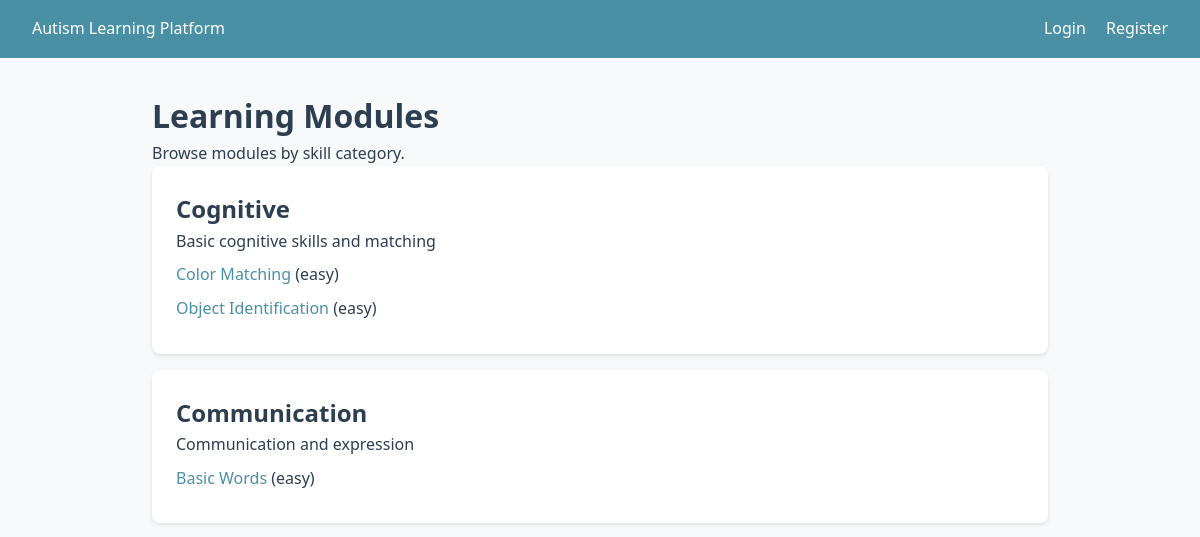
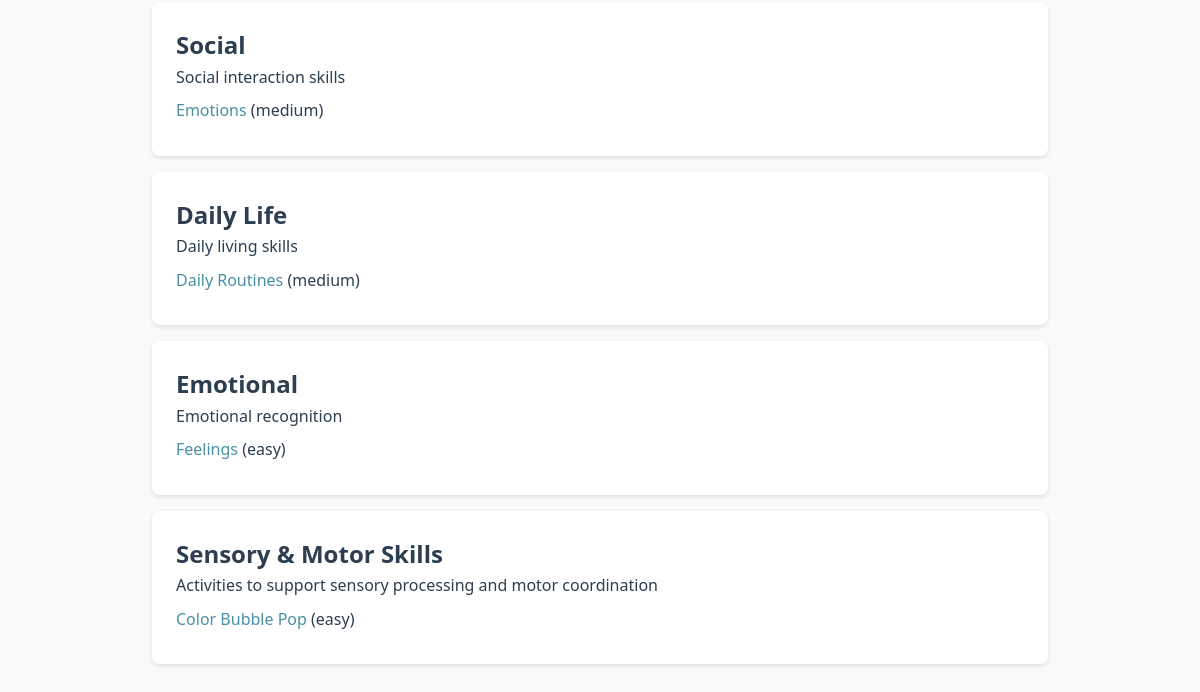
Page /learning/modules/ on the earlier database version (2 pictures, top to bottom).
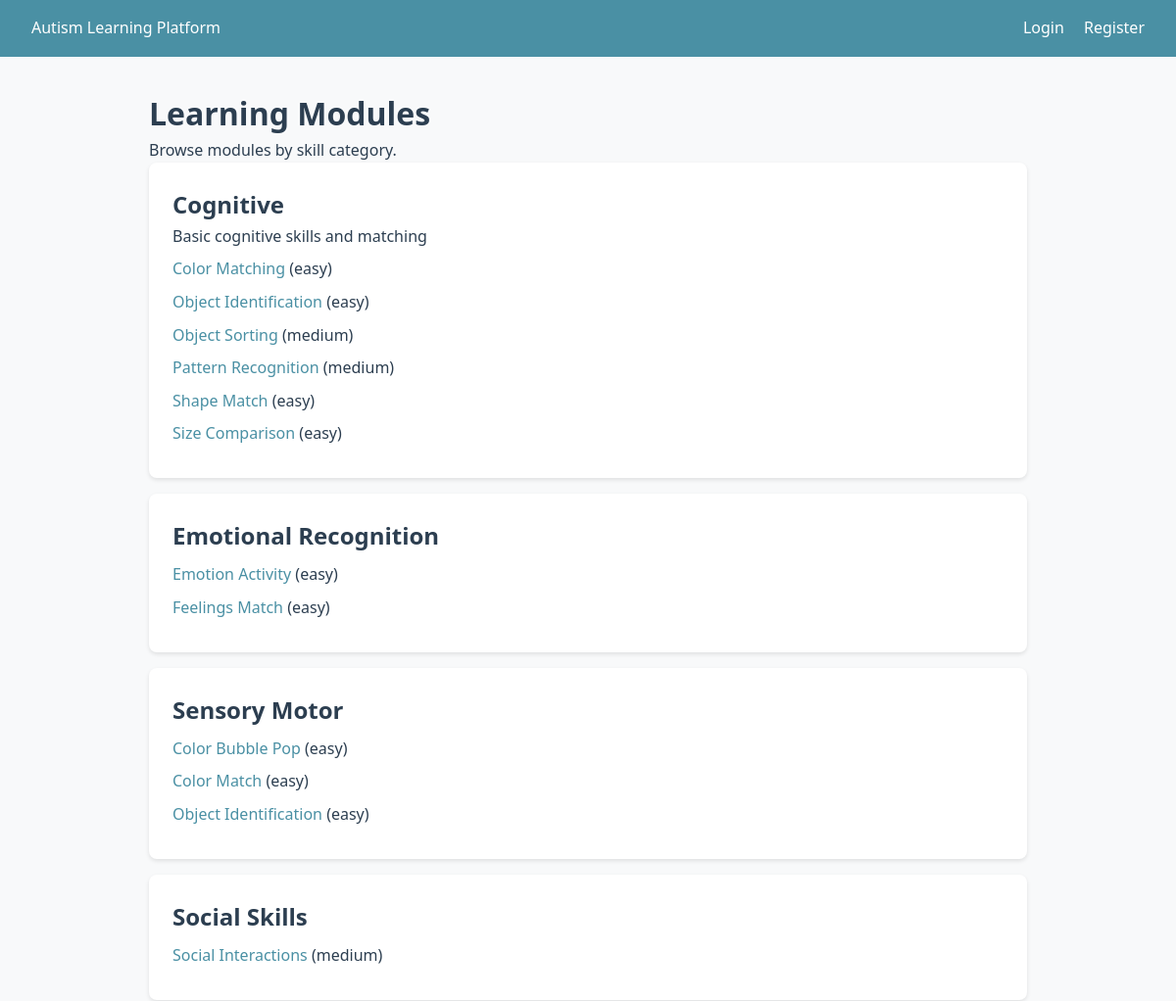
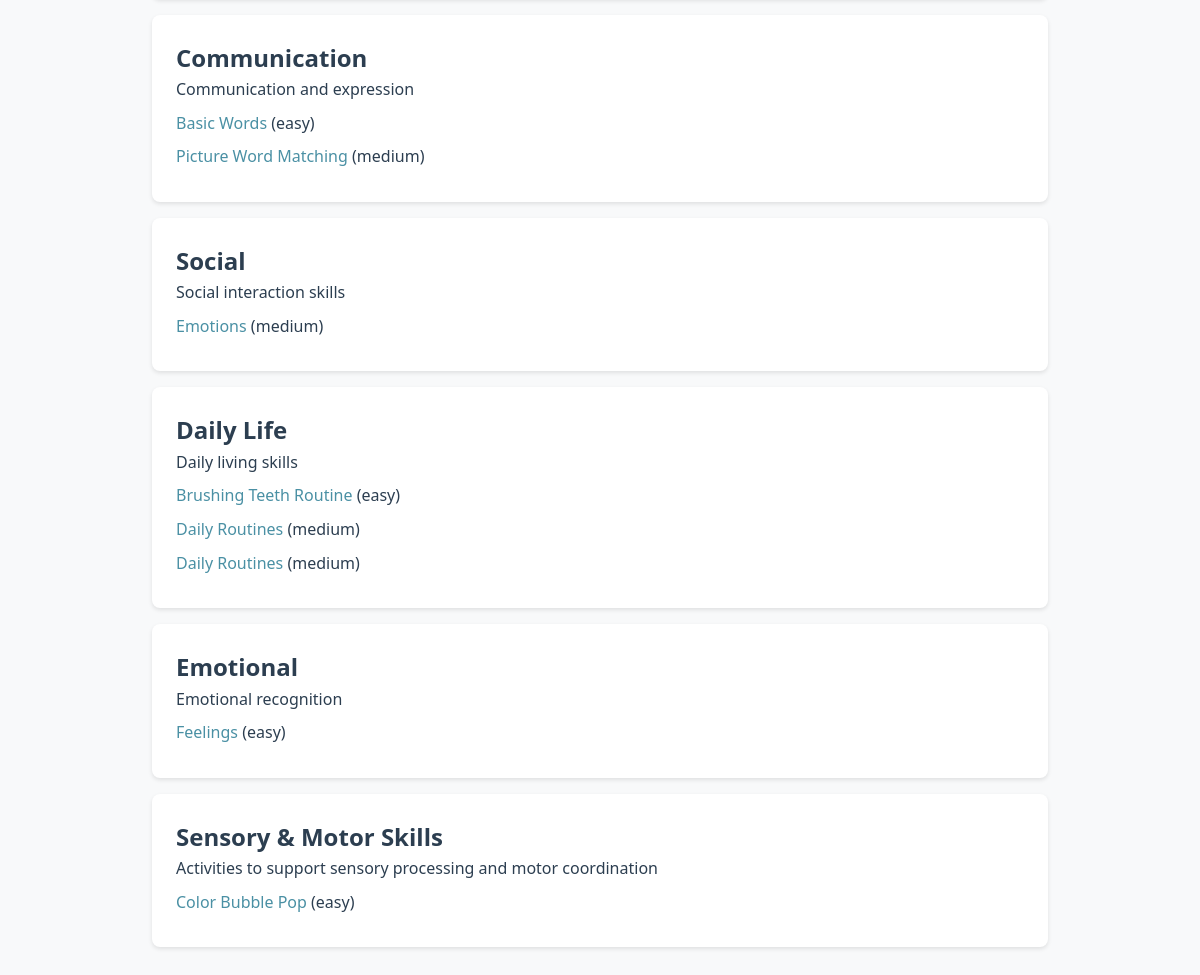
Same page on the later database version (2 pictures, top to bottom).
### learning/models.py (models this page shows, shortened)
class LearningModule(models.Model):
    class SkillCategory(models.TextChoices):
        COMMUNICATION = "communication", "Communication"
        SOCIAL = "social", "Social Skills"
        COGNITIVE = "cognitive", "Cognitive"
        DAILY = "daily", "Daily Life Skills"
        EMOTIONAL = "emotional", "Emotional Recognition"
    name = models.CharField(max_length=200)
    description = models.TextField(blank=True)
    category = models.CharField(
        max_length=20,
        choices=SkillCategory.choices,
        default=SkillCategory.COGNITIVE,
    )
    icon = models.ImageField(upload_to="module_icons/", blank=True, null=True)
    order = models.PositiveIntegerField(default=0)
    is_active = models.BooleanField(default=True)
    created_at = models.DateTimeField(auto_now_add=True)
    updated_at = models.DateTimeField(auto_now=True)
    class Meta:
        ordering = ["order", "name"]

class LearningActivity(models.Model):
    class Difficulty(models.TextChoices):
        EASY = "easy", "Easy"
        MEDIUM = "medium", "Medium"
        HARD = "hard", "Hard"
    module = models.ForeignKey(
        LearningModule,
        on_delete=models.CASCADE,
        related_name="activities",
    )
    title = models.CharField(max_length=200)
    description = models.TextField(blank=True)
    difficulty = models.CharField(
        max_length=10,
        choices=Difficulty.choices,
        default=Difficulty.EASY,
    )
    image = models.ImageField(upload_to="activity_images/", blank=True, null=True)
    audio_guide = models.FileField(
        upload_to="activity_audio/",
        blank=True,
        null=True,
        help_text="Audio guidance for the activity",
    )
    video_url = models.URLField(blank=True, null=True)
    template_name = models.CharField(
        max_length=100,
        blank=True,
        help_text="Template to render (e.g. color_match, object_identification)",
    )
    order = models.PositiveIntegerField(default=0)
    reward_points = models.PositiveIntegerField(default=10)
    is_active = models.BooleanField(default=True)
    created_at = models.DateTimeField(auto_now_add=True)
    updated_at = models.DateTimeField(auto_now=True)
    class Meta:
        ordering = ["module", "order", "title"]
        verbose_name_plural = "Learning activities"

### learning/views.py (the view)
# urls.py: path("modules/", views.module_list, name="module_list"),
def module_list(request):
    modules = LearningModule.objects.filter(is_active=True).prefetch_related("activities")
    return render(request, "learning/module_list.html", {"modules": modules})

### templates/learning/module_list.html (shortened to what this page needs)
{% extends "base.html" %}
{% block content %}
<h1>Learning Modules</h1>
<p>Browse modules by skill category.</p>
{% for module in modules %}
<div class="card">
    <h2>{{ module.name }}</h2>
    <p>{{ module.description|default:"" }}</p>
    <ul>
        {% for activity in module.activities.all %}
        <li><a href="{% url 'learning:activity_detail' pk=activity.pk %}">{{ activity.title }}</a> ({{ activity.difficulty }})</li>
        {% empty %}
        <li>No activities in this module yet.</li>
        {% endfor %}
    </ul>
</div>
{% empty %}
<p>No modules available yet.</p>
{% endfor %}
{% endblock %}

### templates/base.html (shortened to what this page needs)
<!DOCTYPE html>
<html lang="en">
<head>
</head>
<body>
    <header class="header">
        <a href="{% url 'accounts:home' %}">Autism Learning Platform</a>
        <nav class="nav">
            {% if user.is_authenticated %}
                <span>Hello, {{ user.get_full_name|default:user.username }}</span>
                <a href="{% url 'accounts:logout' %}">Logout</a>
            {% else %}
                <a href="{% url 'accounts:login' %}">Login</a>
                <a href="{% url 'accounts:register' %}">Register</a>
            {% endif %}
        </nav>
    </header>
    <main class="container">
        {% block content %}{% endblock %}
    </main>
</body>
</html>

### templates/base.html (style rules this page uses)
:root { --primary: #4a90a4; --accent: #f5a623; --bg: #f8f9fa; --text: #2c3e50; }
* { box-sizing: border-box; margin: 0; padding: 0; }
body { font-family: 'Segoe UI', Tahoma, sans-serif; background: var(--bg); color: var(--text); line-height: 1.6; }
.header { background: var(--primary); color: white; padding: 1rem 2rem; display: flex; justify-content: space-between; align-items: center; }
.header a { color: white; text-decoration: none; }
.nav a { margin-left: 1rem; }
.container { max-width: 960px; margin: 0 auto; padding: 2rem; }
.card { background: white; border-radius: 8px; padding: 1.5rem; margin-bottom: 1rem; box-shadow: 0 2px 4px rgba(0,0,0,0.1); }
ul { list-style: none; }
ul li { margin: 0.5rem 0; }
ul li a { color: var(--primary); text-decoration: none; }

Differences in the rows shown:
added LearningActivity: title "Object Sorting", difficulty "medium", shown under LearningModule "Cognitive"
added LearningActivity: title "Pattern Recognition", difficulty "medium", shown under LearningModule "Cognitive"
added LearningActivity: title "Shape Match", difficulty "easy", shown under LearningModule "Cognitive"
added LearningActivity: title "Size Comparison", difficulty "easy", shown under LearningModule "Cognitive"
added LearningModule: name "Emotional Recognition"
added LearningActivity: title "Emotion Activity", difficulty "easy", shown under "Emotional Recognition"
added LearningActivity: title "Feelings Match", difficulty "easy", shown under "Emotional Recognition"
added LearningModule: name "Sensory Motor"
added LearningActivity: title "Color Bubble Pop", difficulty "easy", shown under "Sensory Motor"
added LearningActivity: title "Color Match", difficulty "easy", shown under "Sensory Motor"
added LearningActivity: title "Object Identification", difficulty "easy", shown under "Sensory Motor"
added LearningModule: name "Social Skills"
added LearningActivity: title "Social Interactions", difficulty "medium", shown under "Social Skills"
added LearningActivity: title "Picture Word Matching", difficulty "medium", shown under LearningModule "Communication"
added LearningActivity: title "Brushing Teeth Routine", difficulty "easy", shown under LearningModule "Daily Life"
added LearningActivity: title "Daily Routines", difficulty "medium", shown under LearningModule "Daily Life"
